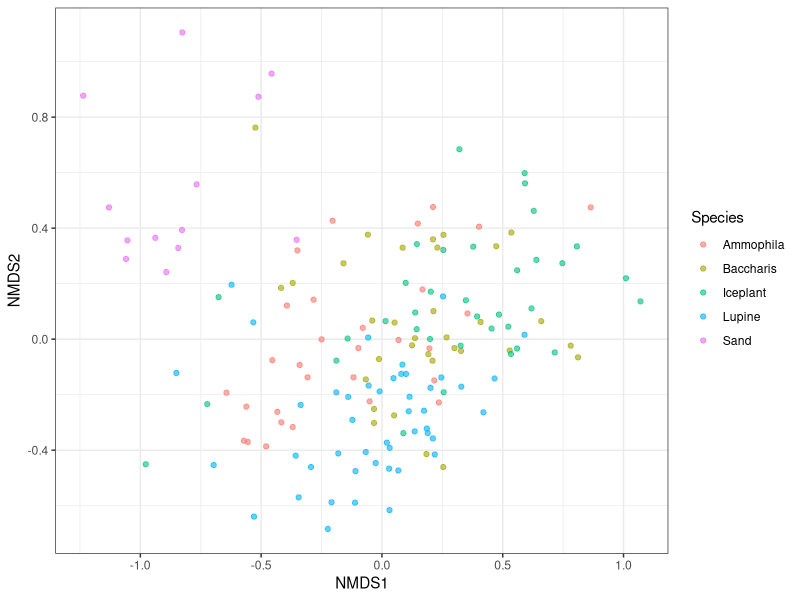
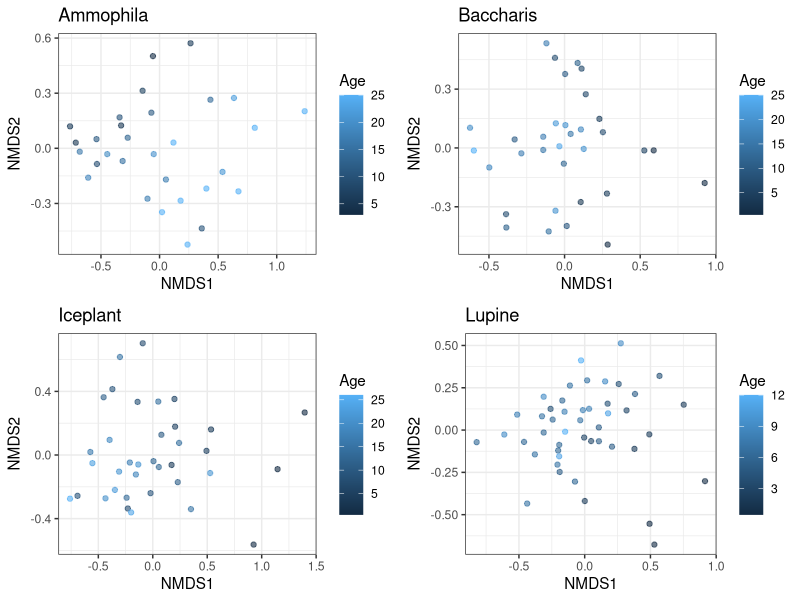
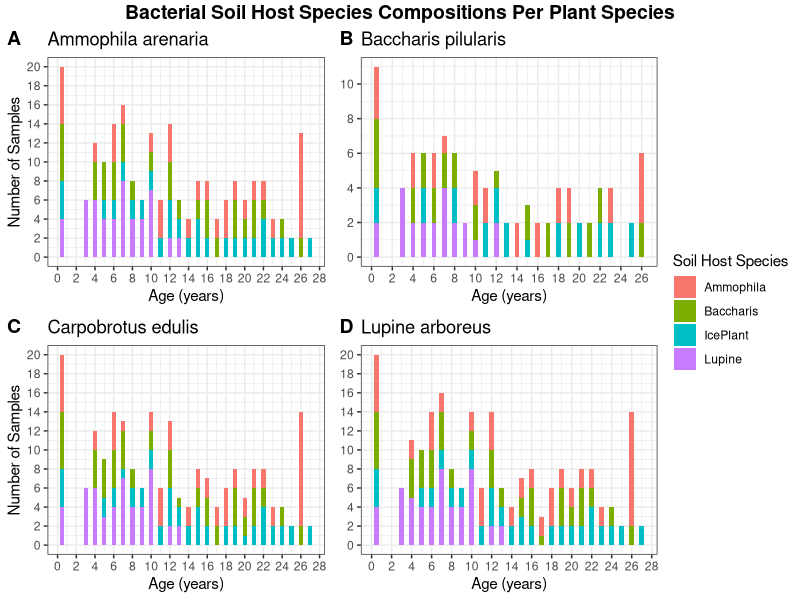
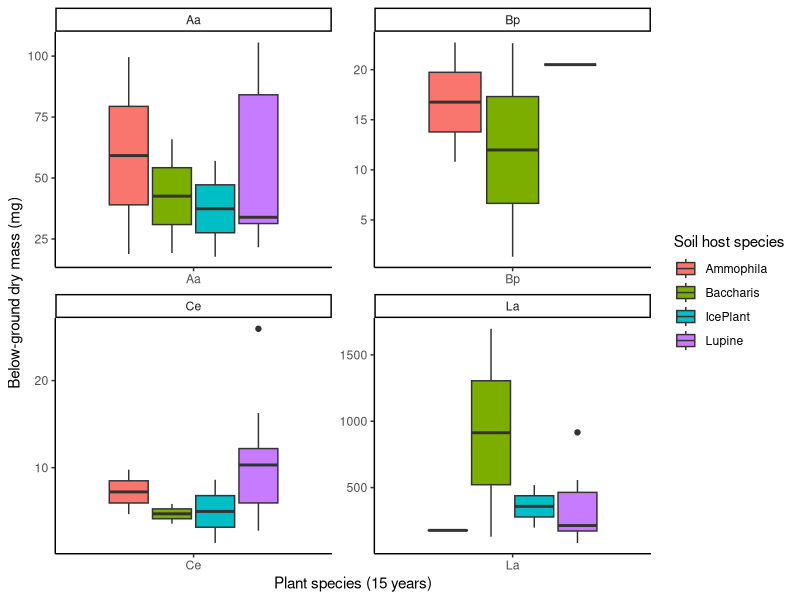
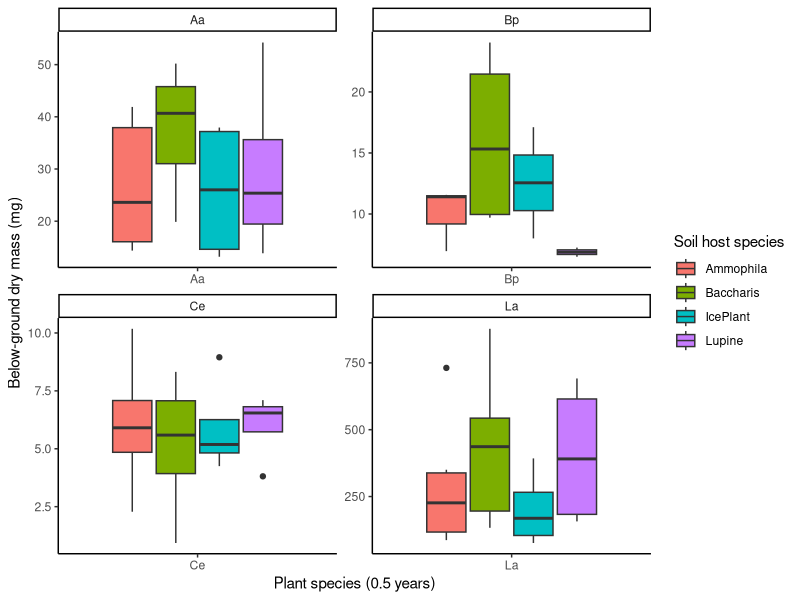
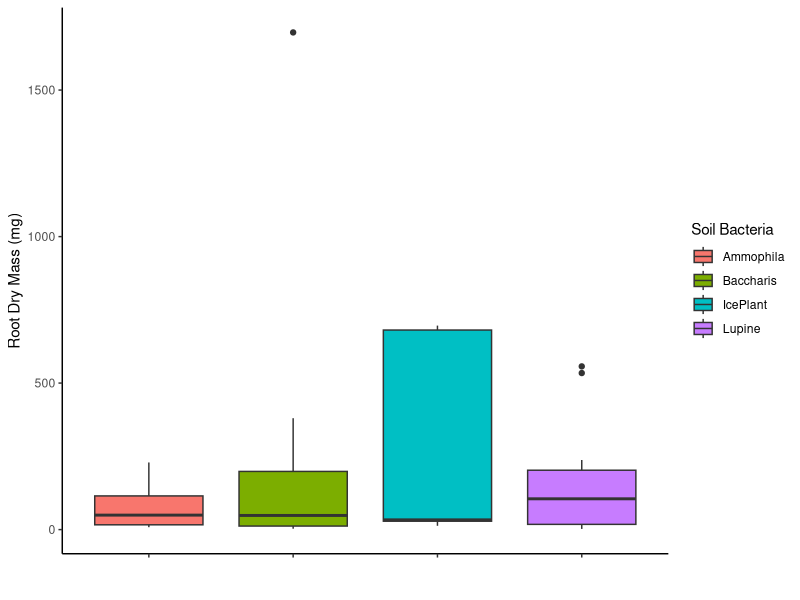
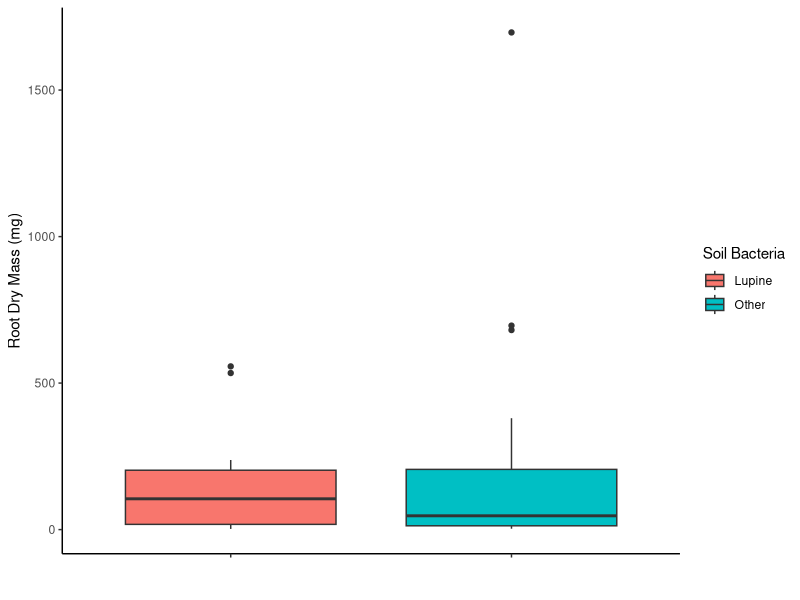

Write R code to recreate these figures, in order.
## ---- chunk 1
knitr::opts_chunk$set(echo = TRUE)
## ---- chunk 2
library(ggplot2)
library(ape)
library(vegan)
library(dplyr)
library(reshape2)
library(cowplot)
library(tidyverse)
library(ggpubr)
library(car)
## ---- chunk 3
MBData<-read.csv("./Data/BacteriaCommunityMatrix.csv")
SBData<-read.csv("./Data/BacteriaSampleData.csv")
GData<-read.csv("./Data/GreenhouseData.csv")
## ---- chunk 4
rownames(MBData) <-MBData[,1] 
MBData<- MBData[,-1 ]
Matrix<-t(MBData)
Matrix <- Matrix[!(rowSums(Matrix) == 0), !(colSums(Matrix) == 0)]
## ---- chunk 5
#Create the Bray_Curtis Dissimilarity metric
Dist<- vegdist(Matrix,method="bray",binary=F)
DistMat<-as.matrix(Dist)
PDat<-melt(DistMat)
## ---- chunk 6
set.seed(12138)
NMDSdat<-metaMDS(Dist,k=2  ,trymax = 200)
PDat<-data.frame(NMDS1=NMDSdat$points[,1],
                 NMDS2=NMDSdat$points[,2],
                 X=row.names(Matrix))
PDat<-merge(PDat,SBData,by="X",all.x=T,all.y=F)
qplot(x=NMDS1,y=NMDS2,colour=Species,alpha=I(0.6),data=PDat)+theme_bw()
## ---- chunk 7
MatrixA <- Matrix[grep("Ammophila", row.names(Matrix)), ]
MatrixB <- Matrix[grep("Baccharis", row.names(Matrix)), ]
MatrixI <- Matrix[grep("Iceplant", row.names(Matrix)), ]
MatrixL <- Matrix[grep("Lupine", row.names(Matrix)), ]
## ---- chunk 8
#Create the Bray_Curtis Dissimilarity metric for each plant species
DistA<- vegdist(MatrixA,method="bray",binary=F)
DistMatA<-as.matrix(DistA)
PDatA<-melt(DistMatA)

DistB<- vegdist(MatrixB,method="bray",binary=F)
DistMatB<-as.matrix(DistB)
PDatB<-melt(DistMatB)

DistI<- vegdist(MatrixI,method="bray",binary=F)
DistMatI<-as.matrix(DistI)
PDatI<-melt(DistMatI)

DistL<- vegdist(MatrixL,method="bray",binary=F)
DistMatL<-as.matrix(DistL)
PDatL<-melt(DistMatL)
## ---- chunk 9
#Non-Metric Multidimensional Scaling for Ammophila species.
set.seed(12138)
NMDSdatA<-metaMDS(DistA,k=2  ,trymax = 200)

PDatA<-data.frame(NMDS1=NMDSdatA$points[,1],
                 NMDS2=NMDSdatA$points[,2],
                 X=row.names(MatrixA))
PDatA<-merge(PDatA,SBData,by="X",all.x=T,all.y=F)
NMDSA<-qplot(x=NMDS1,y=NMDS2,colour=Age,alpha=I(0.6),data=PDatA) + theme_bw() + ggtitle("Ammophila")
## ---- chunk 10
#Non-Metric Multidimensional Scaling for Baccharis species.
set.seed(12138)
NMDSdatB<-metaMDS(DistB,k=2  ,trymax = 200)

PDatB<-data.frame(NMDS1=NMDSdatB$points[,1],
                 NMDS2=NMDSdatB$points[,2],
                 X=row.names(MatrixB))
PDatB<-merge(PDatB,SBData,by="X",all.x=T,all.y=F)
NMDSB<-qplot(x=NMDS1,y=NMDS2,colour=Age,alpha=I(0.6),data=PDatB)+theme_bw()+ ggtitle("Baccharis")
## ---- chunk 11
#Non-Metric Multidimensional Scaling for Iceplant species.
set.seed(12138)
NMDSdatI<-metaMDS(DistI,k=2  ,trymax = 200)

PDatI<-data.frame(NMDS1=NMDSdatI$points[,1],
                 NMDS2=NMDSdatI$points[,2],
                 X=row.names(MatrixI))
PDatI<-merge(PDatI,SBData,by="X",all.x=T,all.y=F)
NMDSI<-qplot(x=NMDS1,y=NMDS2,colour=Age,alpha=I(0.6),data=PDatI)+theme_bw() + ggtitle("Iceplant")
## ---- chunk 12
#Non-Metric Multidimensional Scaling for Lupine species.
set.seed(12138)
NMDSdatL<-metaMDS(DistL,k=2  ,trymax = 200)

PDatL<-data.frame(NMDS1=NMDSdatL$points[,1],
                 NMDS2=NMDSdatL$points[,2],
                 X=row.names(MatrixL))
PDatL<-merge(PDatL,SBData,by="X",all.x=T,all.y=F)
NMDSL<-qplot(x=NMDS1,y=NMDS2,colour=Age,alpha=I(0.6),data=PDatL)+
  theme_bw()+
  ggtitle("Lupine")
## ---- chunk 13
#Plotting  the NMDS result
plot_grid(NMDSA, NMDSB, NMDSI,NMDSL, ncol = 2)
## ---- chunk 14
MDSubset <- GData %>% select(c("PlantSpecies", "SoilHostSpecies", "Age")) # creates new dataset from MyData with only these 4 columns
## ---- chunk 15
AaSub <- MDSubset %>% filter(PlantSpecies == "Aa") # creates subset of MDSubset with only Aa plant data
BpSub <- MDSubset %>% filter(PlantSpecies == "Bp") # does the same as above with Bp plant data
CeSub <- MDSubset %>% filter(PlantSpecies == "Ce")
LaSub <- MDSubset %>% filter(PlantSpecies == "La")
## ---- chunk 16
# Graph for Aa
AaPlot <- ggplot(data = AaSub, aes(x = Age, fill = SoilHostSpecies)) +
  geom_bar() +
  scale_x_continuous(breaks = seq(0, 28, by = 2)) + 
  scale_y_continuous(breaks = seq(0, 20, by = 2)) +
  ggtitle("Ammophila arenaria") +
  xlab("Age (years)") + ylab("Number of Samples") +
  guides(fill=guide_legend(title="Soil Host Species")) +
  theme_bw()

# Graph for Bp
BpPlot <- ggplot(data = BpSub, aes(x = Age, fill = SoilHostSpecies)) +
  geom_bar() +
  scale_x_continuous(breaks = seq(0, 28, by = 2)) +  
  scale_y_continuous(breaks = seq(0, 20, by = 2)) +
  ggtitle("Baccharis pilularis") +
  xlab("Age (years)") + ylab("Number of Samples") +
  guides(fill=guide_legend(title="Soil Host Species")) +
  theme_bw()

# Graph for Ce
CePlot <- ggplot(data = CeSub, aes(x = Age, fill = SoilHostSpecies)) +
  geom_bar() +
  scale_x_continuous(breaks = seq(0, 28, by = 2)) +  
  scale_y_continuous(breaks = seq(0, 20, by = 2)) +
  ggtitle("Carpobrotus edulis") +
  xlab("Age (years)") + ylab("Number of Samples") +
  guides(fill=guide_legend(title="Soil Host Species")) +
  theme_bw()

# Graph for La
LaPlot <- ggplot(data = LaSub, aes(x = Age, fill = SoilHostSpecies)) +
  geom_bar() +
  scale_x_continuous(breaks = seq(0, 28, by = 2)) +  
  scale_y_continuous(breaks = seq(0, 20, by = 2)) +
  ggtitle("Lupine arboreus") +
  xlab("Age (years)") + ylab("Number of Samples") +
  guides(fill=guide_legend(title="Soil Host Species")) +
  theme_bw()

# Arrange all these graphs together on one page
Plot <- ggarrange(AaPlot, BpPlot + rremove("ylab"), CePlot, LaPlot + rremove("ylab"), # helps identify which plots to use within the multiplot figure, and rremove("ylab") removes the y-axis label for 2 of the 4 graphs
          labels = c("A", "B", "C", "D"), # sets labels for every plot
          ncol = 2, nrow = 2, # sets the dimensions for the multiplot
          common.legend = TRUE, legend = "right") # sets a common plot and places it on the left of the page

annotate_figure(Plot,
                top = text_grob("Bacterial Soil Host Species Compositions Per Plant Species", color = "black", face = "bold", size = 14)) # creates a common title for the multiplot
## ---- chunk 17
#Subset the data to get only the columns of interest
root <- GData[c("PlantSpecies", "SoilHostSpecies", "BG_Dry_mg", "Age")]
 
#Age needs to be changed into a categorical variable
class(root$Age)
root$Age <- as.factor(root$Age)
class(root$Age)
## ---- chunk 18

#Subset data again to get only the ages of interest
 oldplants <- root[grep('10', root$Age),]
 youngplants <- root[grep('0.5', root$Age),]
## ---- chunk 19
oldplot <- ggplot(oldplants, aes(x=PlantSpecies, y=BG_Dry_mg, fill=SoilHostSpecies)) + 
    geom_boxplot() +
    facet_wrap(~PlantSpecies, scale="free") +
  labs(x= "Plant species (15 years)", y = "Below-ground dry mass (mg)", fill= "Soil host species") +
  theme_classic()
oldplot
## ---- chunk 20
youngplot <- ggplot(youngplants, aes(x=PlantSpecies, y=BG_Dry_mg, fill=SoilHostSpecies)) + 
    geom_boxplot() +
    facet_wrap(~PlantSpecies, scale="free") +
  labs(x= "Plant species (0.5 years)", y = "Below-ground dry mass (mg)", fill= "Soil host species") +
  theme_classic()
youngplot
## ---- chunk 21
#Checking data to meet assumptions

#Assumption 1: the covariate and treatment should be independent of each other.
root$Age <- as.numeric(root$Age)
rootmodel <- aov(Age ~ SoilHostSpecies, data = root)
summary(rootmodel)
## ---- chunk 22
#Assumption 2: There is homogeneity of variance.
leveneTest(BG_Dry_mg~SoilHostSpecies, data = root)
## ---- chunk 23
#Take age into consideration
ancova_model <- aov(BG_Dry_mg ~ SoilHostSpecies + PlantSpecies + Age, data = root)
Anova(ancova_model, type="III")
## ---- chunk 24
# Removing all but wanted data points
GNdata = GData %>%
  select(BG_Dry_mg, PlantSpecies, SoilHostSpecies, Age)
## ---- chunk 25
#create a new data set with only the plants that are this old
subdata = GNdata %>%
  subset(Age == 4:12)
head(subdata)
## ---- chunk 26
Plot1 = ggplot(subdata, aes(x = SoilHostSpecies, y = BG_Dry_mg, fill = SoilHostSpecies)) +
  geom_boxplot() +
  theme_classic() +
    scale_fill_discrete(name = "Soil Bacteria") +
    scale_x_discrete(name = "", labels = c("","","","")) +
    scale_y_continuous(name = "Root Dry Mass (mg)")
Plot1
## ---- chunk 27
new_subdata = subdata
  for (i in 1:length(subdata$PlantSpecies)) {
    if (subdata$SoilHostSpecies[i] != "Lupine"){
      new_subdata$SoilHostSpecies[i] = "Other"
    }
  }
## ---- chunk 28
Plot2 = ggplot(new_subdata, aes(x = SoilHostSpecies, y = BG_Dry_mg, fill = SoilHostSpecies)) +
  geom_boxplot() +
  theme_classic() +
    scale_fill_discrete(name = "Soil Bacteria") +
    scale_x_discrete(name = "", labels = c("","")) +
    scale_y_continuous(name = "Root Dry Mass (mg)")
Plot2
## ---- chunk 29
t.test(subset(new_subdata$BG_Dry_mg, new_subdata$SoilHostSpecies == "Other"),
       subset(new_subdata$BG_Dry_mg, new_subdata$SoilHostSpecies == "Lupine"),
              alternative = "two.sided", var.equal = FALSE)
